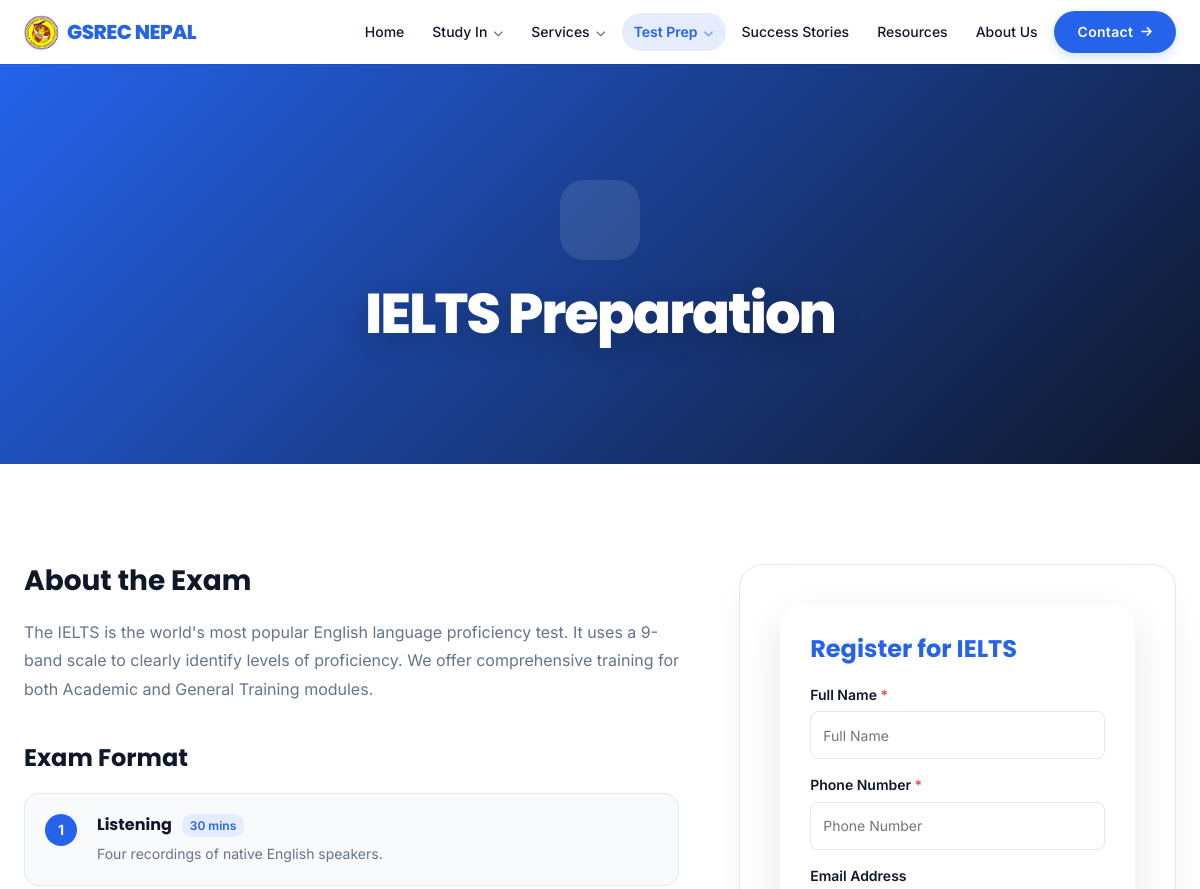
The app's page /test-prep/ielts/ (upper part), older data.
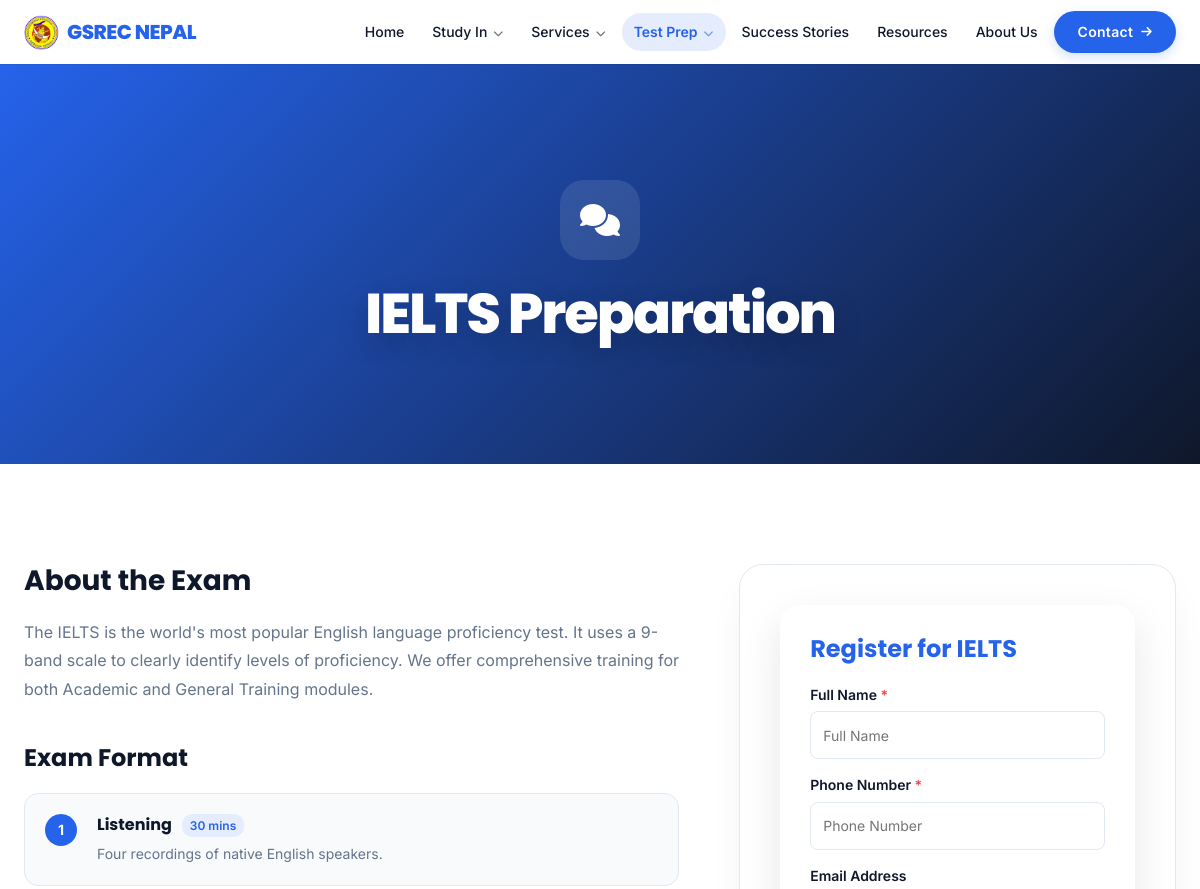
The same page, newer data.
### core/models.py (models this page shows, shortened)
class TestPrep(models.Model):
    slug = models.SlugField(unique=True, blank=True)
    name = models.CharField(max_length=50, help_text="Short name e.g., IELTS")
    full_name = models.CharField(max_length=100)
    icon_class = models.CharField(max_length=50, help_text="Full FontAwesome class, e.g., 'fa-solid fa-book' or 'fa-brands fa-duolingo'")
    intro = models.TextField()
    format_data = models.JSONField(default=list, help_text="List of format sections")
    score_scale = models.CharField(max_length=100)
    validity = models.CharField(max_length=100)
    order = models.IntegerField(default=0)
    class Meta:
        ordering = ['order', 'name']

### core/views.py (the view, shortened to what this page needs)
# urls.py: path('test-prep/<slug:slug>/', views.test_prep_detail, name='test_prep_detail'),
def test_prep_detail(request, slug):
    test_prep = get_object_or_404(TestPrep, slug=slug)
    countries = Country.objects.all()
    services = Service.objects.all()
    test_preps = TestPrep.objects.all()
    submitted = False
    context = {
        'test_prep': test_prep,
        'countries': countries,
        'services': services,
        'test_preps': test_preps,
        'global_test_preps': test_preps, # For partial
        'submitted': submitted
    }
    return render(request, 'core/test_prep_detail.html', context)

### core/context_processors.py (called while the page is built)
def global_context(request):
    return {
        'global_countries': Country.objects.all(),
        'global_services': Service.objects.all(),
        'global_test_preps': TestPrep.objects.all(),
        'site_settings': SiteSettings.objects.first(),
        'partners': Partner.objects.all(),
    }

### core/templates/core/test_prep_detail.html (shortened to what this page needs)
{% extends 'core/base.html' %}
{% load static %}
{% block content %}
<section
    style="height: 50vh; position: relative; display: flex; align-items: center; justify-content: center; color: white; text-align: center; background: linear-gradient(135deg, var(--primary) 0%, var(--dark) 100%);">
    <div style="position: relative; z-index: 2; padding: 0 20px;">
        <div
            style="width: 80px; height: 80px; background: rgba(255,255,255,0.1); border-radius: 24px; display: inline-flex; align-items: center; justify-content: center; font-size: 32px; color: white; margin-bottom: 20px;">
            <i class="{{ test_prep.icon_class }}"></i>
        </div>
        <h1
            style="font-size: 56px; font-weight: 800; text-shadow: 0 10px 30px rgba(0,0,0,0.2); letter-spacing: -2px; color: #FFFFFF;">
            {{ test_prep.name }} Preparation</h1>
    </div>
</section>
<section class="content-section">
    <div class="container">
        <div class="test-prep-grid">
            <div class="fade-in-section is-visible">
                <h2 style="font-size: 28px; font-weight: 700; margin-bottom: 20px; color: var(--dark);">About the Exam
                </h2>
                <p style="font-size: 16px; line-height: 1.8; color: var(--gray); margin-bottom: 40px;">
                    {{test_prep.intro}}</p>
                <h3 style="font-size: 24px; font-weight: 700; margin-bottom: 20px; color: var(--dark);">Exam Format</h3>
                <div style="display: flex; flex-direction: column; gap: 20px;">
                    {% for item in test_prep.format_data %}
                    <div
                        style="display: flex; gap: 20px; background: #F8FAFC; padding: 20px; border-radius: 14px; border: 1px solid #E2E8F0;">
                        <div
                            style="flex-shrink: 0; width: 32px; height: 32px; background: var(--primary); border-radius: 50%; color: white; display: flex; align-items: center; justify-content: center; font-size: 14px; font-weight: bold;">
                            {{ forloop.counter }}</div>
                        <div>
                            <div style="display: flex; align-items: baseline; gap: 10px; margin-bottom: 6px;">
                                <h4 style="font-weight: 700; color: var(--dark); font-size: 16px;">{{ item.section }}
                                </h4>
                                <span
                                    style="font-size: 12px; background: color-mix(in srgb, var(--primary) 12%, white); color: var(--primary); padding: 2px 8px; border-radius: 10px; font-weight: 600;">{{item.duration}}</span>
                            </div>
                            <p style="font-size: 14px; color: var(--gray); line-height: 1.6;">{{ item.description }}</p>
                        </div>
                    </div>
                    {% endfor %}
                </div>
            </div>
            <div class="fade-in-section is-visible" style="transition-delay: 200ms;">
                <div
                    style="background: white; padding: 40px; border-radius: 24px; border: 1px solid #e2e8f0; box-shadow: 0 20px 40px -10px rgba(0,0,0,0.08); position: sticky; top: 90px;">
                    {% with form_title="Register for "|add:test_prep.name %}
                    {% include 'core/includes/inquiry_form.html' %}
                    {% endwith %}
                </div>
            </div>
        </div>
    </div>
</section>
{% endblock %}

Row changes from the older to the newer data that the page shows:
changed TestPrep "IELTS": icon_class "fa-comments" → "fa-solid fa-comments" (drawn)
